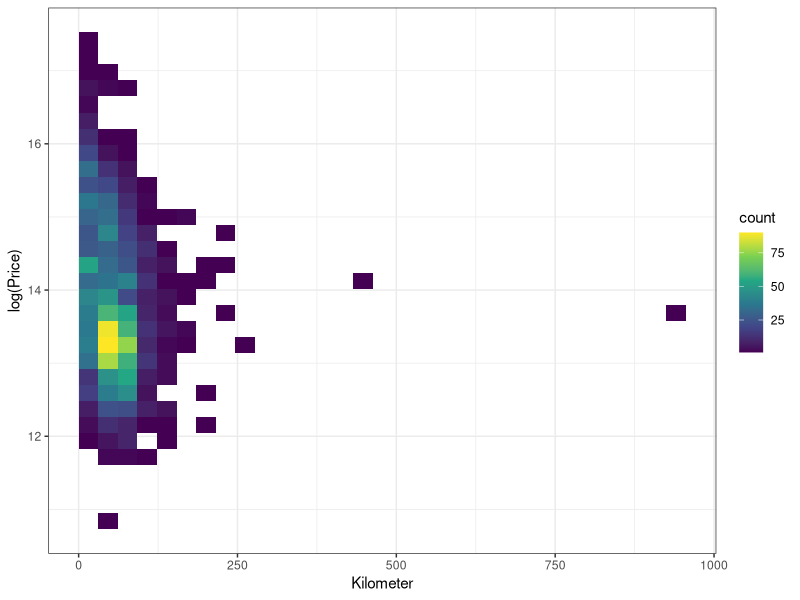

Here is the R script that generated this plot: (Note: this script raises an error after producing the figure.)
## ---- chunk 1
knitr::opts_chunk$set(echo = TRUE)
## ---- chunk 2
library(ggplot2)
## ---- chunk 3
car <- read.csv("./car.csv")
# Remove observation 1080
car <- car[car$Kilometer != 2000.000,]
## ---- chunk 4
# esperimento per data visualization

# capisco dove ci sono piu dati
ggplot(car, aes(x=Kilometer, y=log(Price) )) +
  geom_bin2d(bins = 30) +
  scale_fill_continuous(type = "viridis") +
  theme_bw()
## ---- chunk 5
# analizzo quella fetta di dati
ggplot(car[ car$Kilometer < 100 & car$Kilometer >50 & car$Price>exp(13) & car$Price< exp(15),], aes(x=Kilometer, y=log(Price), size = Engine, color = Fuel.Type)) +
    geom_point(alpha=0.5) +
  scale_size(range = c(.2, 7), name="Engine")
## ---- chunk 6
set.seed(1)
index <- sample(nrow(car), nrow(car)*0.8, replace=F)
train <- car[index,]
test <- car[-index,]

## ---- chunk 7
lm <- lm(Price ~ as.factor(Make)+Year+Kilometer+as.factor(Fuel.Type)+as.factor(Transmission)+
         as.factor(Owner)+as.factor(Seller.Type)+Engine+Power+Torque+
         as.factor(Drivetrain)+Length+Width+Height+as.factor(SeatingCapacity)
         +TankCapacity, data=train)
summary(lm)
## ---- chunk 8
# R-squared
summary(lm)$adj.r.squared
## ---- chunk 9
Residuals <- lm$residuals
ggplot(data=train,aes(x = Price, y = Residuals)) +
  geom_point(alpha = .25, color = '#D55E00') +
  geom_smooth(aes(), color = '#56B4E9', se = F)
  labs(x = 'Fitted value', title = 'Fitted vs. Observed') +
  #hrbrthemes::theme_ipsum_rc() +
  theme(title = element_text(colour = '#585858'))
## ---- chunk 10
# Plot the residuals and the fitted values.
plot(
  lm,
  which = 1,
  bty = 'n',
  pch = 19,
  col = scales::alpha('#D55E00', .1),
  #col.smooth = '#56B4E9',
  lwd = 2,
  cex = .95,
  col.lab = 'gray25',
  col.axis = 'gray50',
  col.sub = 'gray50',
  cex.caption = 1,
  cex.oma.main = 1.25,
  yaxt = 'n'
)
axis(2, col = 'gray75', col.axis = 'gray33')
axis(1, col = 'gray75', col.axis = 'gray33')
## ---- chunk 11
plot(
  lm,
  which = 2,
  bty = 'n',
  pch = 19,
  col = scales::alpha('#D55E00', .1),
  #col.smooth = '#56B4E9',
  lwd = 1,
  cex =.95,
  col.lab = 'gray25',
  col.axis = 'gray50',
  col.sub = 'gray50',
  cex.caption = 1,
  cex.oma.main = 1.25,
  yaxt = 'n'
)
axis(2, col = 'gray75', col.axis = 'gray33')
axis(1, col = 'gray75', col.axis = 'gray33')
## ---- chunk 12

# si può togliere
par(mfrow=c(2,2))

plot(
  lm,
  which = 1,
  bty = 'n',
  pch = 19,
  col = scales::alpha('#D55E00', .1),
  #col.smooth = '#56B4E9',
  lwd = 1,
  cex =.95,
  col.lab = 'gray25',
  col.axis = 'gray50',
  col.sub = 'gray50',
  cex.caption = 1,
  cex.oma.main = 1.25,
  yaxt = 'n'
)
axis(2, col = 'gray75', col.axis = 'gray33')
axis(1, col = 'gray75', col.axis = 'gray33')

plot(
  lm,
  which = 2,
  bty = 'n',
  pch = 19,
  col = scales::alpha('#D55E00', .1),
  #col.smooth = '#56B4E9',
  lwd = 1,
  cex =.95,
  col.lab = 'gray25',
  col.axis = 'gray50',
  col.sub = 'gray50',
  cex.caption = 1,
  cex.oma.main = 1.25,
  yaxt = 'n'
)
axis(2, col = 'gray75', col.axis = 'gray33')
axis(1, col = 'gray75', col.axis = 'gray33')

plot(
  lm,
  which = 3,
  bty = 'n',
  pch = 19,
  col = scales::alpha('#D55E00', .1),
  #col.smooth = '#56B4E9',
  lwd = 1,
  cex =.95,
  col.lab = 'gray25',
  col.axis = 'gray50',
  col.sub = 'gray50',
  cex.caption = 1,
  cex.oma.main = 1.25,
  yaxt = 'n'
)
axis(2, col = 'gray75', col.axis = 'gray33')
axis(1, col = 'gray75', col.axis = 'gray33')

plot(
  lm,
  which = 4,
  bty = 'n',
  pch = 19,
  col = scales::alpha('#D55E00', .1),
  #col.smooth = '#56B4E9',
  lwd = 1,
  cex =.95,
  col.lab = 'gray25',
  col.axis = 'gray50',
  col.sub = 'gray50',
  cex.caption = 1,
  cex.oma.main = 1.25,
  yaxt = 'n'
)
axis(2, col = 'gray75', col.axis = 'gray33')
axis(1, col = 'gray75', col.axis = 'gray33')
## ---- chunk 13
# Look the histograms of price and km
par(mfrow=c(1,2))
hist(train$Price, probability=TRUE, breaks=15)
hist(train$Kilometer, probability=TRUE, breaks=15)
## ---- chunk 14
# Transform the variable in the log-scale 
#(add the variables to the car data.frame)
train$log_price <- log(train$Price)
#train$log_km <- log(train$km)
## ---- chunk 15
# Look the histograms of log_price and log_km
par(mfrow=c(1,2))
ggplot(train, aes(x = log_price)) + 
  geom_histogram(aes(y = ..density..),
                 colour = 1, fill = "white") +
  geom_density(lwd = 1, colour = 4,
               fill = 4, alpha = 0.25) +
  xlab("Log Price") + ylab("Density")
## ---- chunk 16
lm1 <- lm(log_price ~ as.factor(Make)+Year+Kilometer+as.factor(Fuel.Type)+as.factor(Transmission)+
         as.factor(Owner)+as.factor(Seller.Type)+Engine+Power+Torque+
         as.factor(Drivetrain)+Length+Width+Height+as.factor(SeatingCapacity)
         +TankCapacity, data=train)

summary(lm1)
## ---- chunk 17
AIC(lm1)
## ---- chunk 18
library(MASS) # for hist.scott
par(mfrow=c(1,1))

ggplot(data=train,aes(x = log_price, y = lm1$residuals)) +
  geom_point(alpha = .25, color = '#D55E00') +
  labs(x = 'Log Price', y = "Residuals", title = 'Fitted vs. Residuals') +
  theme(title = element_text(colour = '#585858'))

ggplot(data=train,aes(x = c(1:nrow(train)), y = lm1$residuals)) +
  geom_point(alpha = .25, color = '#D55E00') +
  labs(x = "",y = 'Residuals', title = 'Residuals') +
  theme(title = element_text(colour = '#585858'))

ggplot(train, aes(x = lm1$residuals)) + 
  geom_histogram(aes(y = ..density..),
                 colour = 1, fill = "white") +
  geom_density(lwd = 1, colour = 4,
                 alpha = 0.2) +
  xlab("Log Price") + ylab("Density")  +
stat_function(fun = dnorm, 
              args = list(mean = 0, sd = sd(lm1$residual)),
              colour =2,
              lwd = 1,
              alpha = 1)

# questo si può togliere
hist.scott(lm1$residuals, freq = F)
curve(dnorm(x,0,sd(lm1$residuals)), add=T, col=2)
## ---- chunk 19
par(mfrow=c(2,2))

plot(
  lm1,
  which = 1,
  bty = 'n',
  pch = 19,
  col = scales::alpha('#D55E00', .1),
  #col.smooth = '#56B4E9',
  lwd = 1,
  cex =.95,
  col.lab = 'gray25',
  col.axis = 'gray50',
  col.sub = 'gray50',
  cex.caption = 1,
  cex.oma.main = 1.25,
  yaxt = 'n'
)
axis(2, col = 'gray75', col.axis = 'gray33')
axis(1, col = 'gray75', col.axis = 'gray33')

plot(
  lm1,
  which = 2,
  bty = 'n',
  pch = 19,
  col = scales::alpha('#D55E00', .1),
  #col.smooth = '#56B4E9',
  lwd = 1,
  cex =.95,
  col.lab = 'gray25',
  col.axis = 'gray50',
  col.sub = 'gray50',
  cex.caption = 1,
  cex.oma.main = 1.25,
  yaxt = 'n'
)
axis(2, col = 'gray75', col.axis = 'gray33')
axis(1, col = 'gray75', col.axis = 'gray33')

plot(
  lm1,
  which = 3,
  bty = 'n',
  pch = 19,
  col = scales::alpha('#D55E00', .1),
  #col.smooth = '#56B4E9',
  lwd = 1,
  cex =.95,
  col.lab = 'gray25',
  col.axis = 'gray50',
  col.sub = 'gray50',
  cex.caption = 1,
  cex.oma.main = 1.25,
  yaxt = 'n'
)
axis(2, col = 'gray75', col.axis = 'gray33')
axis(1, col = 'gray75', col.axis = 'gray33')

plot(
  lm1,
  which = 4,
  bty = 'n',
  pch = 19,
  col = scales::alpha('#D55E00', .1),
  #col.smooth = '#56B4E9',
  lwd = 1,
  cex =.95,
  col.lab = 'gray25',
  col.axis = 'gray50',
  col.sub = 'gray50',
  cex.caption = 1,
  cex.oma.main = 1.25,
  yaxt = 'n'
)
axis(2, col = 'gray75', col.axis = 'gray33')
axis(1, col = 'gray75', col.axis = 'gray33')
## ---- chunk 20
par(mfrow=c(2,2))
plot(lm1,
     bty = 'n',
  pch = 19,
  col = scales::alpha('#D55E00', .1),
  #col.smooth = '#56B4E9',
  lwd = 1,
  cex =.95,
  col.lab = 'gray25',
  col.axis = 'gray50',
  col.sub = 'gray50',
  cex.caption = 1,
  cex.oma.main = 1.25,
  yaxt = 'n')
## ---- chunk 21
lm_pwr <- lm(log_price ~ as.factor(Make)+Year+Kilometer+as.factor(Fuel.Type)+as.factor(Transmission)+
         as.factor(Owner)+as.factor(Seller.Type)+Power+
         as.factor(Drivetrain)+Length+Width+Height+as.factor(SeatingCapacity)
         +TankCapacity, data=train)

summary(lm_pwr)
## ---- chunk 22
AIC(lm_pwr)
## ---- chunk 23
anova(lm_pwr,lm1)
## ---- chunk 24
ggplot(data=train,aes(x = log_price, y = lm_pwr$residuals)) +
  geom_point(alpha = .25, color = '#D55E00') +
  labs(x = 'Log Price', y = "Residuals", title = 'Log Price vs. Residuals') +
  theme(title = element_text(colour = '#585858'))

ggplot(data=train,aes(x = c(1:nrow(train)), y = lm_pwr$residuals)) +
  geom_point(alpha = .25, color = '#D55E00') +
  labs(x = "",y = 'Residuals', title = 'Residuals') +
  theme(title = element_text(colour = '#585858'))

ggplot(train, aes(x = lm_pwr$residuals)) + 
  geom_histogram(aes(y = ..density..),
                 colour = 1, fill = "white") +
  geom_density(lwd = 1, colour = 4,
                 alpha = 0.2) +
  xlab("Log Price") + ylab("Density")  +
stat_function(fun = dnorm, 
              args = list(mean = 0, sd = sd(lm1$residual)),
              colour =2,
              lwd = 1,
              alpha = 1)
## ---- chunk 25
d<-density(lm_pwr[['residuals']])
plot(d,main='Residuals Plot',xlab='Residual value')
## ---- chunk 26
ggplot(data=train,aes(x = predict(lm_pwr), y = log_price)) +
  geom_point(alpha = .25, color = '#D55E00') +
  labs(x = 'Log Price', y = "Residuals", title = 'Log Price vs. Residuals') +
  theme(title = element_text(colour = '#585858'))
## ---- chunk 27
ggplot(data=train,aes(x = seq(nrow(train)), y = log_price)) +
  geom_point(alpha = .5, color = '#D55E00') +
  geom_point(aes(x = seq(nrow(train)), y = predict(lm_pwr) ), color = '#53004B', alpha=.5) +
  xlab("") + ylab("") +
  theme(title = element_text(colour = '#585858'))
## ---- chunk 28
par(mfrow=c(2,2))
plot(lm_pwr)
## ---- chunk 29
par(mfrow=c(1,1))
plot(as.factor(train$Make), lm_pwr$residuals)
plot(train$Year, lm_pwr$residuals)
plot(train$Kilometer, lm_pwr$residuals)
plot(train$Engine, lm_pwr$residuals)
plot(train$Power, lm_pwr$residuals)
plot(train$Torque, lm_pwr$residuals)
plot(train$Length, lm_pwr$residuals)
plot(train$Width, lm_pwr$residuals)
plot(train$Height, lm_pwr$residuals)
plot(train$TankCapacity, lm_pwr$residuals)
## ---- chunk 30
library(glmnet)
xx <- model.matrix(log_price~.-log_price-Price-Engine-Torque, data=train)
fit.lasso <- glmnet(xx,train$log_price, alpha=1) # alpha=1 selects lasso
plot(fit.lasso,"lambda")
## ---- chunk 31
set.seed(1)
cv_model <- cv.glmnet(xx, train$log_price, alpha = 1)
plot(cv_model)

best_lambda <- cv_model$lambda.1se

best_model <- glmnet(xx, train$log_price, alpha = 1, lambda = best_lambda)
summary(best_model)
coef(best_model)
best_model
## ---- chunk 32
library(MASS)
# Tuning parameter = 0 implies least square estimates

lm_ridge<- lm.ridge(log_price ~ as.factor(Make)+Year+Kilometer+as.factor(Fuel.Type)+as.factor(Transmission)+
         as.factor(Owner)+as.factor(Seller.Type)+Power+Engine+Torque+
         as.factor(Drivetrain)+Length+Width+Height+as.factor(SeatingCapacity)
         +TankCapacity, lambda=0, data=train)
coef(lm_ridge)
# select lambda by GCV in the model with logLDC
grid.ridge<-lm.ridge(log_price ~ as.factor(Make)+Year+Kilometer+as.factor(Fuel.Type)+as.factor(Transmission)+
         as.factor(Owner)+as.factor(Seller.Type)+Power+Engine+Torque+
         as.factor(Drivetrain)+Length+Width+Height+as.factor(SeatingCapacity)
         +TankCapacity,lambda=seq(0.1,10,0.001), data=train)

lambda_selected<-grid.ridge$lambda[which(grid.ridge$GCV==min(grid.ridge$GCV))]

lm_ridge_GCV <- lm.ridge(log_price ~ as.factor(Make)+Year+Kilometer+as.factor(Fuel.Type)+as.factor(Transmission)+
         as.factor(Owner)+as.factor(Seller.Type)+Power+Engine+Torque+
         as.factor(Drivetrain)+Length+Width+Height+as.factor(SeatingCapacity)
         +TankCapacity, lambda=lambda_selected, data=train)
coef(lm_ridge_GCV)
summary(lm_ridge)
## ---- chunk 33
lm_noMake <- lm(log_price ~ Year+Kilometer+as.factor(Fuel.Type)+as.factor(Transmission)+
         as.factor(Owner)+as.factor(Seller.Type)+Power+as.factor(Drivetrain)+
           Length+Width+Height+as.factor(SeatingCapacity)+TankCapacity, data=train)
summary(lm_noMake)
## ---- chunk 34
AIC(lm_noMake)
## ---- chunk 35
anova(lm_noMake,lm_pwr)
## ---- chunk 36
par(mfrow=c(1,1))
plot(train$log_price, lm2$residuals)
## ---- chunk 37
par(mfrow=c(2,2))
plot(lm_noMake)
## ---- chunk 38
summary(lm_pwr)
## ---- chunk 39
lm3 <- lm(log_price ~ as.factor(Make)+Year+Kilometer+as.factor(Fuel.Type)+as.factor(Transmission)+
         as.factor(Owner)+Power+as.factor(Drivetrain)+Length+Width+Height+as.factor(SeatingCapacity)
         +TankCapacity, data=train)
summary(lm3)

AIC(lm3)
anova(lm3, lm_pwr)
## ---- chunk 40
plot(lm3)
## ---- chunk 41
lm4 <- lm(log_price ~ as.factor(Make)+Year+Kilometer+as.factor(Fuel.Type)+as.factor(Transmission)+
         as.factor(Owner)+Power+Length+Width+Height+as.factor(SeatingCapacity)
         +TankCapacity, data=train)
summary(lm4)
AIC(lm4)
anova(lm4,lm3)
## ---- chunk 42
plot(lm4)
## ---- chunk 43
lm5 <- lm(log_price ~ as.factor(Make)+Year+Kilometer+as.factor(Fuel.Type)+as.factor(Transmission)+
         as.factor(Owner)+Power+as.factor(Drivetrain)+Width+Height+as.factor(SeatingCapacity)
         +TankCapacity, data=train)
summary(lm5)
anova(lm5,lm3)

# We can see that the p-value is low so lm3 is better than lm5, this means that Length is significant
